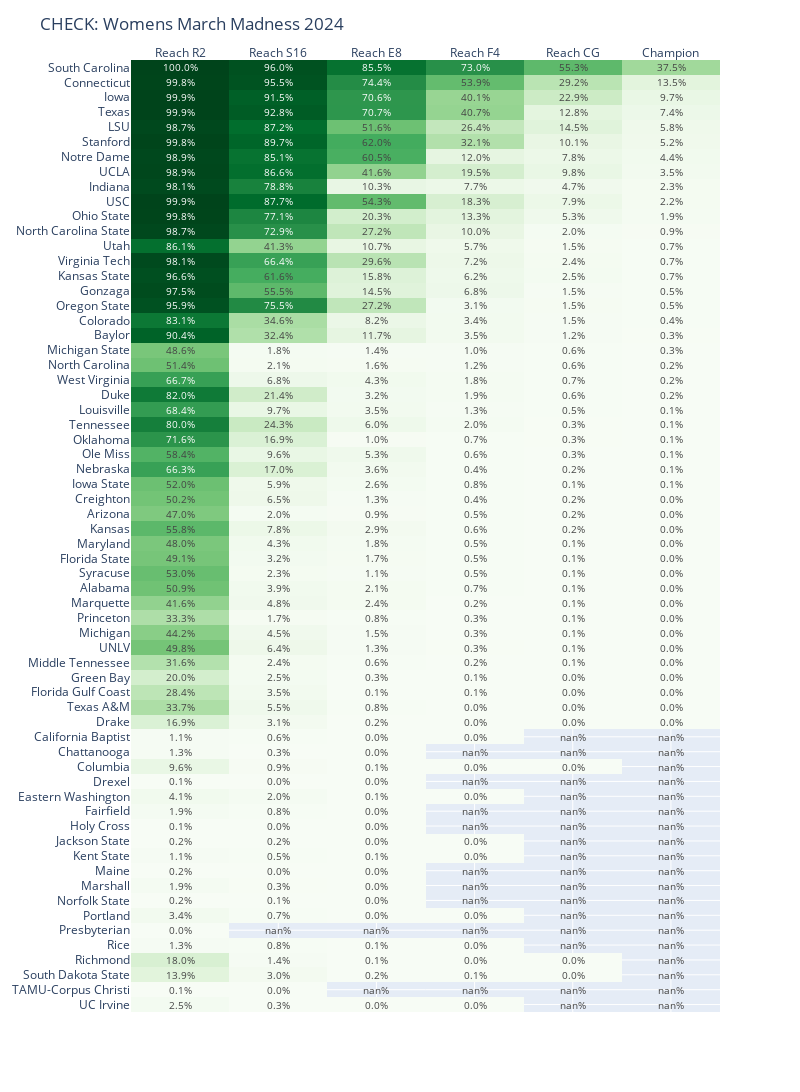

Here is the notebook cell this chart was saved with:
### Code cell
get_heatMap(
    df_sim_w, 
    rounds_list = ['Reach R2', 'Reach S16', 'Reach E8', 'Reach F4', 'Reach CG', 'Champion'],
    title = 'CHECK: Womens March Madness 2024')

### Figure 1 — Plotly figure (JSON) as saved in the notebook; plotly's stock layout.template omitted (floating-point values rounded to 4 significant figures; data arrays with more than 128 entries replaced by an {"elided": "..."} marker saying what was removed)
{"data": [{"coloraxis": "coloraxis", "hovertemplate": "x: %{x}<br>y: %{y}<br>color: %{z}<extra></extra>", "name": "0", "text": {"elided": "64x6 str values"}, "texttemplate": "%{text}", "type": "heatmap", "x": ["Reach R2", "Reach S16", "Reach E8", "Reach F4", "Reach CG", "Champion"], "xaxis": "x", "y": ["South Carolina", "Connecticut", "Iowa", "Texas", "LSU", "Stanford", "Notre Dame", "UCLA", "Indiana", "USC", "Ohio State", "North Carolina State", "Utah", "Virginia Tech", "Kansas State", "Gonzaga", "Oregon State", "Colorado", "Baylor", "Michigan State", "North Carolina", "West Virginia", "Duke", "Louisville", "Tennessee", "Oklahoma", "Ole Miss", "Nebraska", "Iowa State", "Creighton", "Arizona", "Kansas", "Maryland", "Florida State", "Syracuse", "Alabama", "Marquette", "Princeton", "Michigan", "UNLV", "Middle Tennessee", "Green Bay", "Florida Gulf Coast", "Texas A&M", "Drake", "California Baptist", "Chattanooga", "Columbia", "Drexel", "Eastern Washington", "Fairfield", "Holy Cross", "Jackson State", "Kent State", "Maine", "Marshall", "Norfolk State", "Portland", "Presbyterian", "Rice", "Richmond", "South Dakota State", "TAMU-Corpus Christi", "UC Irvine"], "yaxis": "y", "z": {"elided": "64x6 float values"}}], "layout": {"coloraxis": {"colorscale": [[0, "rgb(247,252,245)"], [0.125, "rgb(229,245,224)"], [0.25, "rgb(199,233,192)"], [0.375, "rgb(161,217,155)"], [0.5, "rgb(116,196,118)"], [0.625, "rgb(65,171,93)"], [0.75, "rgb(35,139,69)"], [0.875, "rgb(0,109,44)"], [1, "rgb(0,68,27)"]], "showscale": false}, "height": 1600, "margin": {"t": 60}, "title": {"text": "CHECK: Womens March Madness 2024"}, "width": 800, "xaxis": {"anchor": "y", "domain": [0, 1], "side": "top"}, "yaxis": {"anchor": "x", "autorange": "reversed", "domain": [0, 1]}}}
